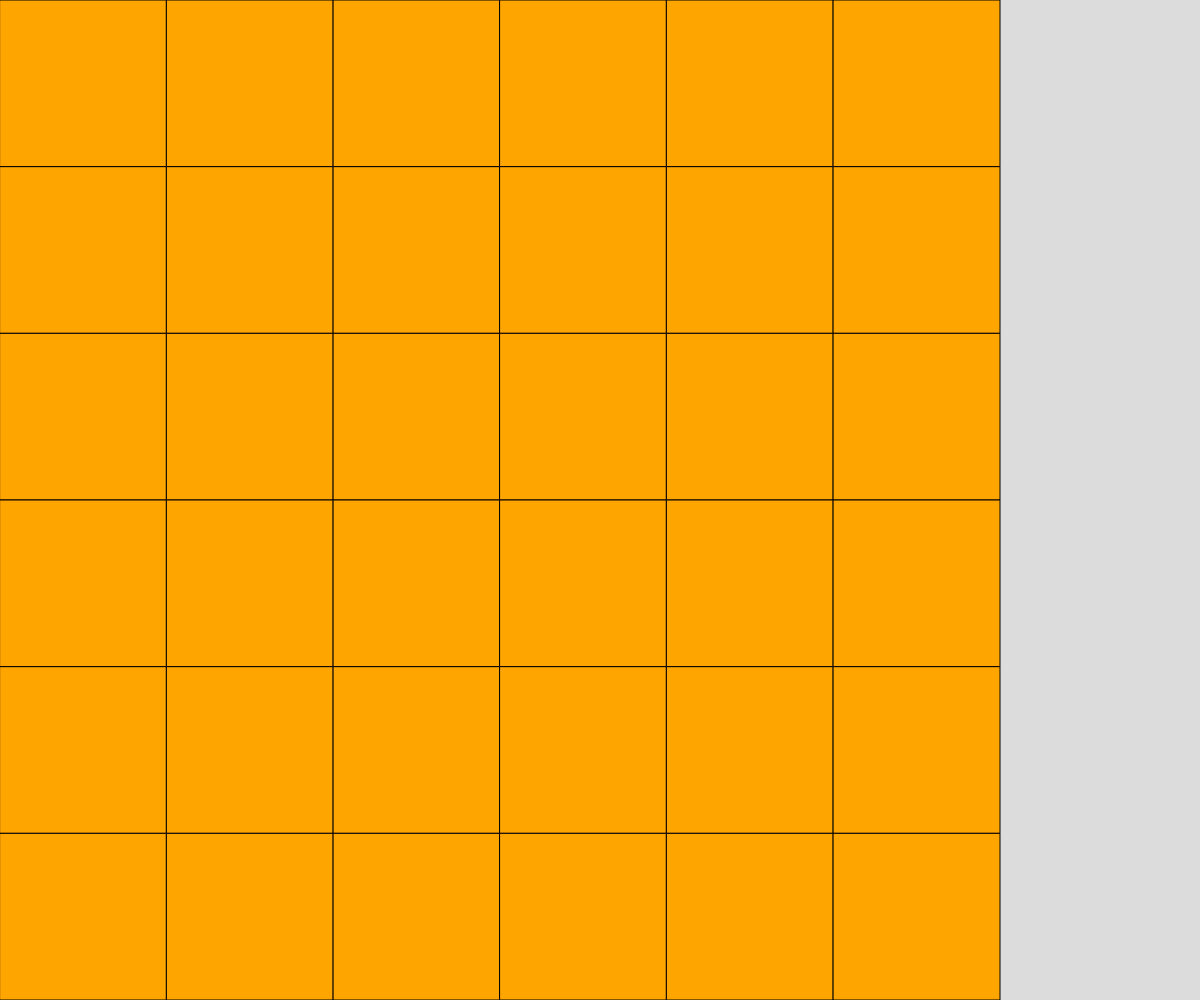
Frame 1 (no input)
Frame 60 (no input): identical to frame 1, image omitted
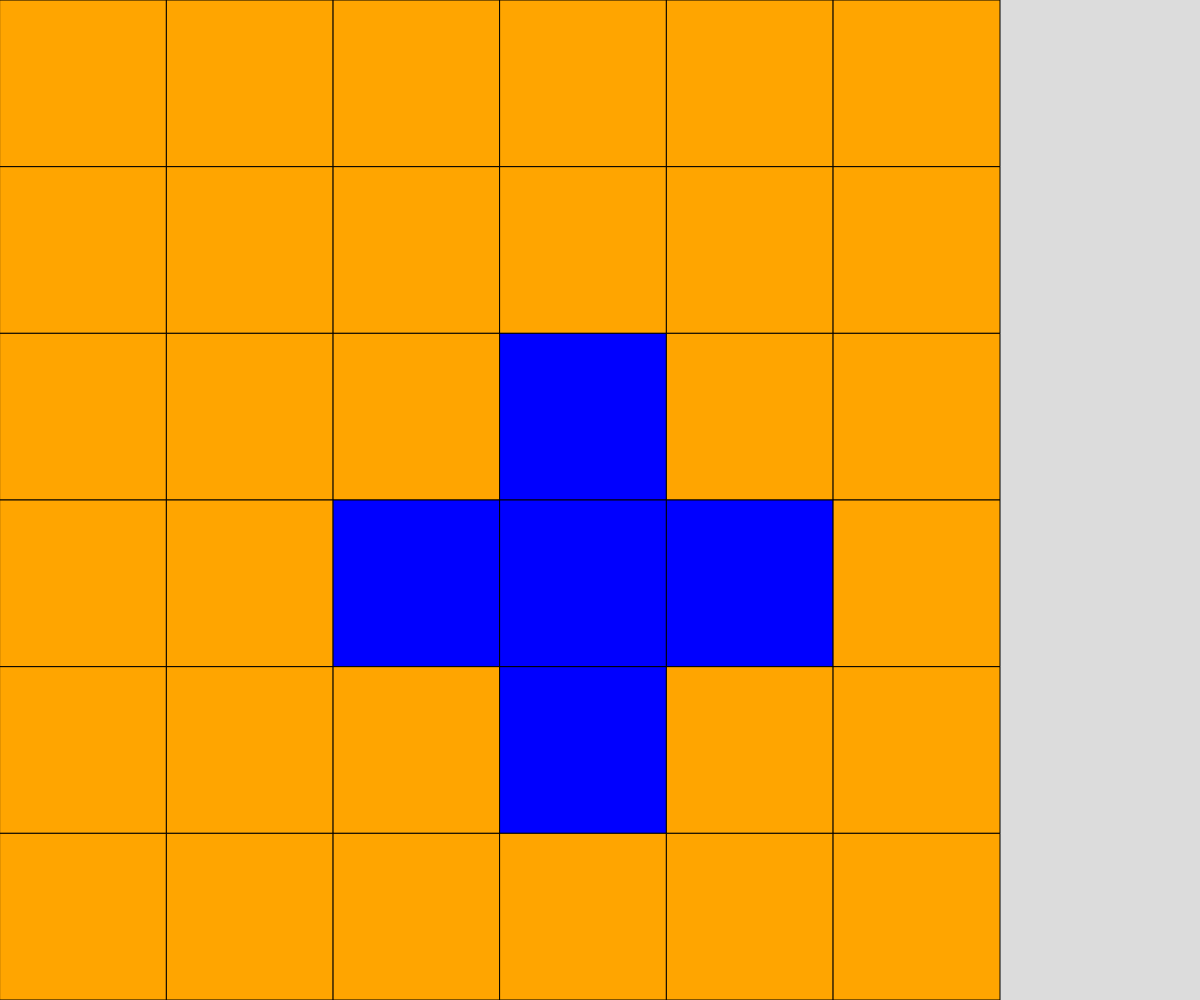
Frame 120 (the mouse pressed at the canvas centre since frame 60)

The p5.js sketch that drew these frames (run headless with seeded random() and noise() and a simulated clock; from frame 60 on, the mouse is pressed at the canvas centre):

// p5.js sketch
// ── sketch.js
// Color game
// Eszter Nemeth
// 2023 March 21

const ROWS = 6;
const COLS = 6;
let grid;
let cellSize;

function setup() {
  createCanvas(windowWidth, windowHeight);
  grid = createEmpty2dArray(ROWS, COLS);
  if (width < height){
    cellSize = width/COLS;
  }
  else{
    cellSize = height/ROWS;
  }
}

function draw() {
  background(220);
  displayGrid(grid);
}

function mousePressed(){
  let x = Math.floor(mouseX/cellSize);
  let y = Math.floor(mouseY/cellSize);
  toggelCell(x,y);
  toggelCell(x+1,y); //E
  toggelCell(x-1,y); //W
  toggelCell(x,y+1);
  toggelCell(x,y-1);
}

function toggelCell(x,y){
  //checking edge cases
  if (x >= 0 && x < COLS && y>= 0 && y < ROWS){
    if (grid[y][x] === 0){
      grid[y][x] = 1;
    }
    else if (grid[y][x] === 1){
      grid[y][x] = 0;
    }
  }
}

function displayGrid(grid){
  for (let y = 0; y < ROWS; y++){
    for (let x = 0; x < COLS; x++){
      if (grid[y][x] === 0){
        fill("orange");
      }
      if (grid[y][x] === 1){
        fill("blue");
      }
      rect(x*cellSize, y*cellSize, cellSize, cellSize)
    }
  }
}

function createEmpty2dArray(ROWS, COLS) {
  let newGrid = [];
  for ( let y = 0; y < ROWS; y++){
    newGrid.push([]);
    for (let x = 0; x < COLS; x++){
      newGrid[y].push(0);
    }
  }
  return newGrid;
}
